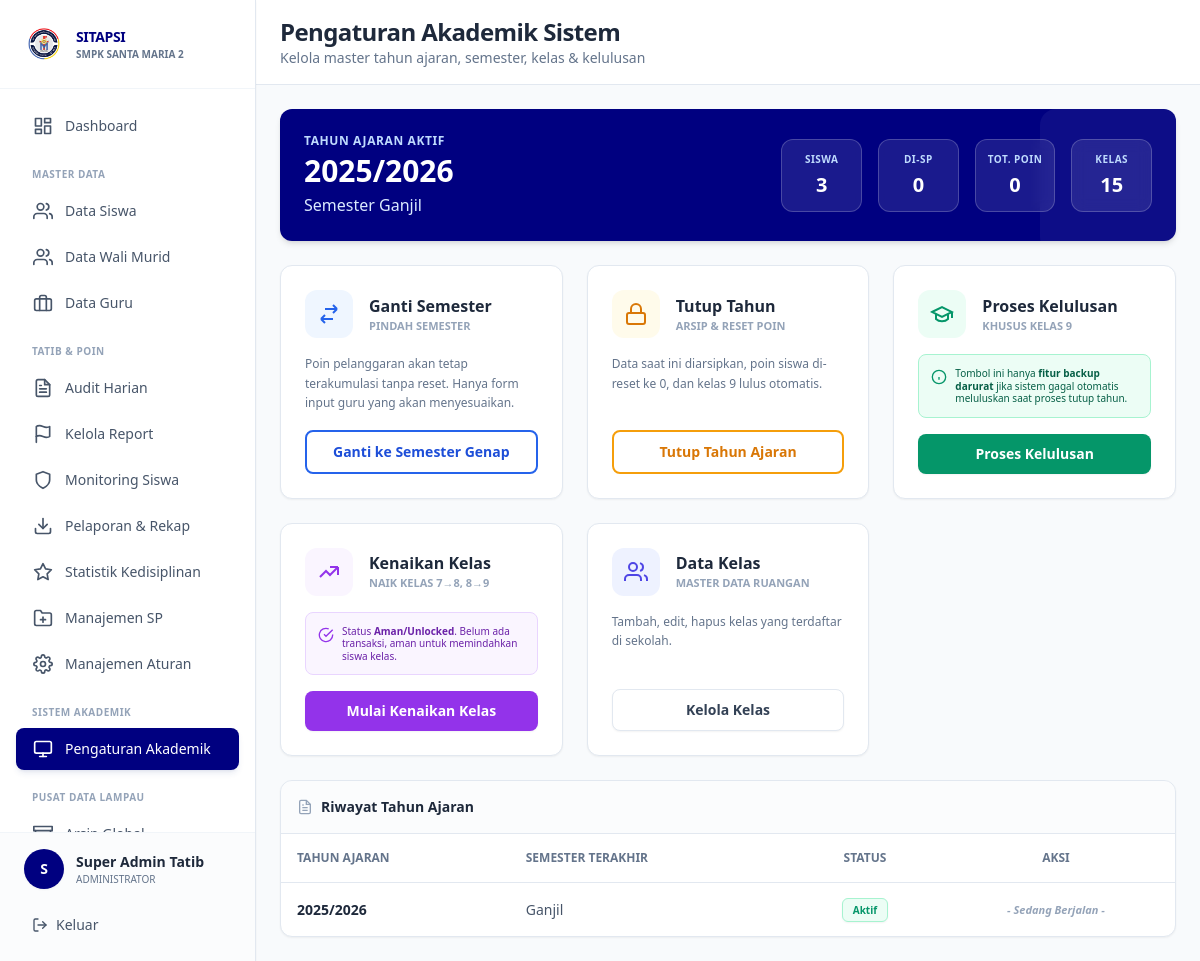
/views/admin/pengaturan_akademik.php (signed in), run on the app's committed database.
### tables this page shows
CREATE TABLE `tb_tahun_ajaran` (
  `id_tahun` int(11) NOT NULL,
  `nama_tahun` varchar(20) NOT NULL,
  `status` enum('Aktif','Arsip') DEFAULT 'Aktif',
  `semester_aktif` enum('Ganjil','Genap') DEFAULT 'Ganjil'
);

### views/admin/pengaturan_akademik.php (the view, shortened to what the rows shown need)
<?php
require_once '../../config/database.php';
$tahun_aktif = fetchOne("SELECT id_tahun, nama_tahun, semester_aktif FROM tb_tahun_ajaran WHERE status = 'Aktif' LIMIT 1");
$tahun_list = fetchAll("SELECT id_tahun, nama_tahun, semester_aktif, status FROM tb_tahun_ajaran ORDER BY id_tahun DESC");
$card_class = "bg-white border border-[#E2E8F0] rounded-xl shadow-sm";
?>
<!DOCTYPE html>
<html lang="id">
<head>
    <script src="https://cdn.tailwindcss.com"></script>
</head>
<body class="bg-[#F8FAFC]">
<div class="flex h-screen overflow-hidden">
    <?php include '../../includes/sidebar_admin.php'; ?>
    <div class="flex-1 overflow-auto lg:ml-64">
        <div class="bg-white border-b border-[#E2E8F0] px-6 pl-16 lg:pl-6 py-4 sticky top-0 z-30">
            <h1 class="text-2xl font-extrabold text-slate-800 tracking-tight">Pengaturan Akademik Sistem</h1>
        </div>
        <div class="p-6 space-y-6 max-w-7xl mx-auto">
            <div class="bg-[#000080] text-white rounded-xl shadow-md p-6 relative overflow-hidden">
                <div class="relative z-10 flex flex-col md:flex-row items-center justify-between gap-6">
                    <div class="text-center md:text-left">
                        <p class="text-blue-200 text-xs font-bold uppercase tracking-wider mb-1">Tahun Ajaran Aktif</p>
                        <h2 class="text-3xl font-extrabold mb-1"><?= $tahun_aktif['nama_tahun'] ?></h2>
                        <p class="font-medium text-blue-100">Semester <?= $tahun_aktif['semester_aktif'] ?></p>
                    </div>
                </div>
            </div>
            <div class="<?= $card_class ?> overflow-hidden mt-8">
                <div class="overflow-x-auto">
                    <table class="w-full text-left text-sm whitespace-nowrap">
                        <thead class="bg-white text-xs text-slate-500 uppercase border-b border-[#E2E8F0]">
                            <tr>
                                <th class="p-4 font-bold">Tahun Ajaran</th>
                                <th class="p-4 font-bold">Semester Terakhir</th>
                                <th class="p-4 font-bold text-center">Status</th>
                                <th class="p-4 font-bold text-center">Aksi</th>
                            </tr>
                        </thead>
                        <tbody class="divide-y divide-[#E2E8F0]">
                            <?php foreach($tahun_list as $t): ?>
                            <tr class="hover:bg-slate-50/50 transition-colors">
                                <td class="p-4 font-extrabold text-slate-800"><?= $t['nama_tahun'] ?></td>
                                <td class="p-4 text-slate-600 font-medium"><?= $t['semester_aktif'] ?></td>
                                <td class="p-4 text-center">
                                    <span class="px-2.5 py-1 rounded-md text-[10px] font-bold shadow-sm <?= $t['status'] === 'Aktif' ? 'bg-emerald-50 text-emerald-600 border border-emerald-200' : 'bg-slate-100 text-slate-500 border border-slate-200' ?>">
                                        <?= $t['status'] ?>
                                    </span>
                                </td>
                                <td class="p-4 text-center">
                                    <?php if ($t['status'] === 'Arsip'): ?>
                                    <a href="arsip_tahun.php?tahun=<?= $t['id_tahun'] ?>" class="inline-flex items-center text-[#000080] hover:text-blue-900 font-bold text-[11px] bg-[#000080]/10 px-3 py-1.5 rounded-lg transition-colors">
                                        <svg class="w-3 h-3 mr-1" fill="none" stroke="currentColor" viewBox="0 0 24 24" stroke-width="2"><path d="M15 12a3 3 0 11-6 0 3 3 0 016 0z"></path><path d="M2.458 12C3.732 7.943 7.523 5 12 5c4.478 0 8.268 2.943 9.542 7-1.274 4.057-5.064 7-9.542 7-4.477 0-8.268-2.943-9.542-7z"></path></svg>
                                        Buka Arsip
                                    </a>
                                    <?php else: ?>
                                    <span class="text-slate-400 text-[11px] font-bold italic">- Sedang Berjalan -</span>
                                    <?php endif; ?>
                                </td>
                            </tr>
                            <?php endforeach; ?>
                        </tbody>
                    </table>
                </div>
            </div>
        </div>
    </div>
</div>
</body>
</html>

### data on the page
tb_tahun_ajaran: nama_tahun "2025/2026", semester_aktif "Ganjil", status "Aktif", shows "- Sedang Berjalan -"

### other printed values
$initial "S"
$user_name "Super Admin Tatib"
$stats['total_siswa'] "3"
$stats['siswa_sp'] "0"
$stats['total_poin'] "0"
$total_kelas "15"
